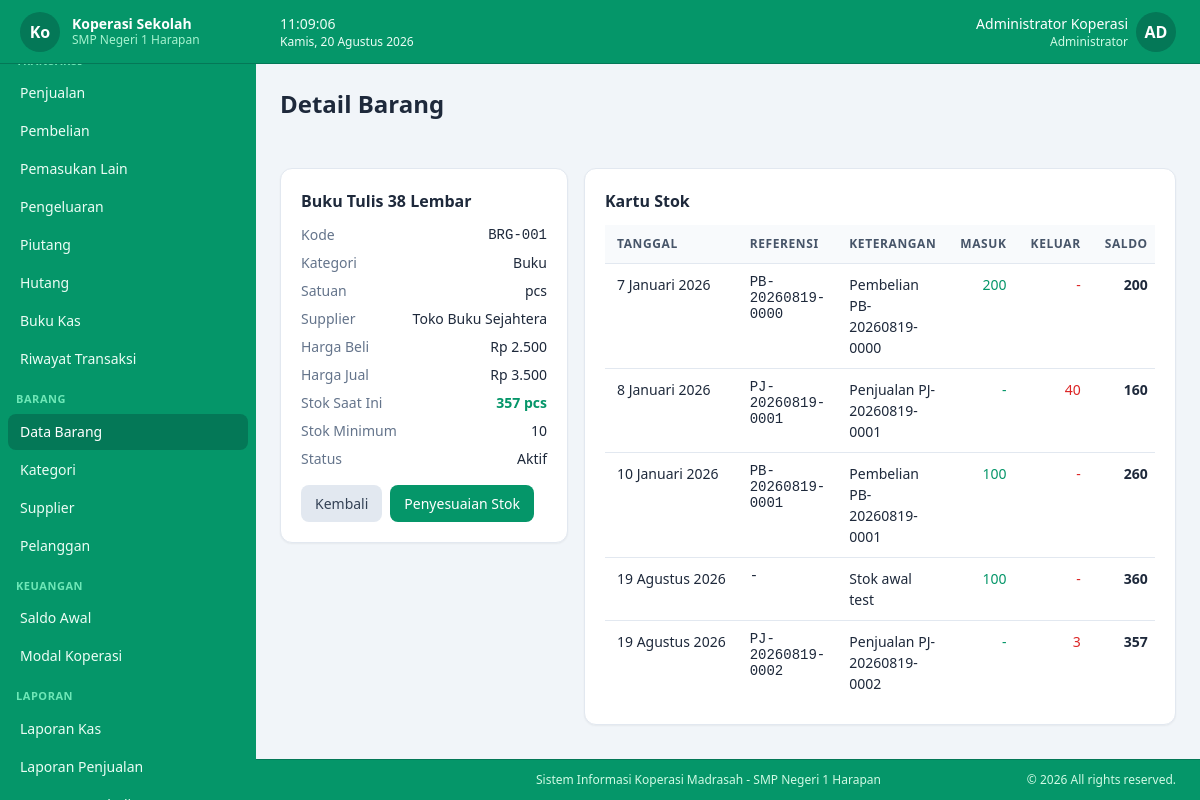
/master/barang/show/1 (signed in), run on the app's committed database.
### tables this page shows
CREATE TABLE koperasi_profile (
  id             TINYINT UNSIGNED NOT NULL DEFAULT 1,
  nama_koperasi  VARCHAR(100)     NOT NULL DEFAULT '',
  nama_sekolah   VARCHAR(150)     NOT NULL DEFAULT '',
  alamat         TEXT             NULL,
  telepon        VARCHAR(30)      NULL,
  email          VARCHAR(100)     NULL,
  logo           VARCHAR(255)     NULL,
  nama_ketua     VARCHAR(100)     NULL,
  nama_bendahara VARCHAR(100)     NULL,
  created_at     TIMESTAMP        NOT NULL DEFAULT CURRENT_TIMESTAMP,
  updated_at     TIMESTAMP        NOT NULL DEFAULT CURRENT_TIMESTAMP ON UPDATE CURRENT_TIMESTAMP,
  PRIMARY KEY (id)
);

CREATE TABLE users (
  id                   BIGINT UNSIGNED NOT NULL AUTO_INCREMENT,
  role_id              TINYINT UNSIGNED NOT NULL,
  username             VARCHAR(50)      NOT NULL UNIQUE,
  name                 VARCHAR(100)     NOT NULL,
  password_hash        VARCHAR(255)     NOT NULL,
  must_change_password TINYINT(1)       NOT NULL DEFAULT 0,
  is_active            TINYINT(1)       NOT NULL DEFAULT 1,
  created_at           TIMESTAMP        NOT NULL DEFAULT CURRENT_TIMESTAMP,
  updated_at           TIMESTAMP        NOT NULL DEFAULT CURRENT_TIMESTAMP ON UPDATE CURRENT_TIMESTAMP,
  PRIMARY KEY (id),
  CONSTRAINT fk_users_role FOREIGN KEY (role_id) REFERENCES roles(id) ON UPDATE CASCADE
);

CREATE TABLE roles (
  id            TINYINT UNSIGNED NOT NULL AUTO_INCREMENT,
  name          VARCHAR(50)      NOT NULL UNIQUE,
  description   VARCHAR(255)     NULL,
  created_at    TIMESTAMP        NOT NULL DEFAULT CURRENT_TIMESTAMP,
  updated_at    TIMESTAMP        NOT NULL DEFAULT CURRENT_TIMESTAMP ON UPDATE CURRENT_TIMESTAMP,
  PRIMARY KEY (id)
);

CREATE TABLE products (
  id            BIGINT UNSIGNED  NOT NULL AUTO_INCREMENT,
  kode          VARCHAR(30)      NOT NULL UNIQUE,
  barcode       VARCHAR(50)      NULL,
  name          VARCHAR(150)     NOT NULL,
  category_id   BIGINT UNSIGNED  NULL,
  satuan        VARCHAR(20)      NOT NULL DEFAULT 'pcs',
  harga_beli    DECIMAL(15,2)    NOT NULL DEFAULT 0,
  harga_jual    DECIMAL(15,2)    NOT NULL DEFAULT 0,
  stock         DECIMAL(12,2)    NOT NULL DEFAULT 0,
  stock_minimum DECIMAL(12,2)    NOT NULL DEFAULT 0,
  supplier_id   BIGINT UNSIGNED  NULL,
  is_active     TINYINT(1)       NOT NULL DEFAULT 1,
  created_at    TIMESTAMP        NOT NULL DEFAULT CURRENT_TIMESTAMP,
  updated_at    TIMESTAMP        NOT NULL DEFAULT CURRENT_TIMESTAMP ON UPDATE CURRENT_TIMESTAMP,
  PRIMARY KEY (id),
  KEY idx_products_name (name),
  KEY idx_products_category (category_id),
  KEY idx_products_supplier (supplier_id),
  CONSTRAINT fk_products_category FOREIGN KEY (category_id) REFERENCES categories(id) ON DELETE SET NULL ON UPDATE CASCADE,
  CONSTRAINT fk_products_supplier FOREIGN KEY (supplier_id) REFERENCES suppliers(id) ON DELETE SET NULL ON UPDATE CASCADE
);

CREATE TABLE categories (
  id         BIGINT UNSIGNED NOT NULL AUTO_INCREMENT,
  name       VARCHAR(100)    NOT NULL,
  type       ENUM('barang','pemasukan','pengeluaran') NOT NULL,
  created_at TIMESTAMP       NOT NULL DEFAULT CURRENT_TIMESTAMP,
  updated_at TIMESTAMP       NOT NULL DEFAULT CURRENT_TIMESTAMP ON UPDATE CURRENT_TIMESTAMP,
  PRIMARY KEY (id),
  UNIQUE KEY uq_category (type, name),
  KEY idx_categories_type (type)
);

CREATE TABLE suppliers (
  id         BIGINT UNSIGNED NOT NULL AUTO_INCREMENT,
  name       VARCHAR(150)    NOT NULL,
  phone      VARCHAR(30)     NULL,
  address    TEXT            NULL,
  is_active  TINYINT(1)      NOT NULL DEFAULT 1,
  created_at TIMESTAMP       NOT NULL DEFAULT CURRENT_TIMESTAMP,
  updated_at TIMESTAMP       NOT NULL DEFAULT CURRENT_TIMESTAMP ON UPDATE CURRENT_TIMESTAMP,
  PRIMARY KEY (id),
  KEY idx_suppliers_name (name)
);

CREATE TABLE stock_movements (
  id           BIGINT UNSIGNED NOT NULL AUTO_INCREMENT,
  product_id   BIGINT UNSIGNED NOT NULL,
  tahun_ajaran VARCHAR(9)      NOT NULL,
  tanggal      DATE            NOT NULL,
  no_referensi VARCHAR(30)     NULL,
  type         ENUM('masuk','keluar','penyesuaian') NOT NULL,
  qty          DECIMAL(12,2)   NOT NULL DEFAULT 0,
  keterangan   VARCHAR(255)    NULL,
  status       ENUM('AKTIF','DIBATALKAN') NOT NULL DEFAULT 'AKTIF',
  user_id      BIGINT UNSIGNED NULL,
  created_at   TIMESTAMP       NOT NULL DEFAULT CURRENT_TIMESTAMP,
  updated_at   TIMESTAMP       NOT NULL DEFAULT CURRENT_TIMESTAMP ON UPDATE CURRENT_TIMESTAMP,
  PRIMARY KEY (id),
  KEY idx_stock_product (product_id),
  KEY idx_stock_tahun_ajaran (tahun_ajaran),
  KEY idx_stock_tanggal (tanggal),
  KEY idx_stock_status (status),
  CONSTRAINT fk_stock_product FOREIGN KEY (product_id) REFERENCES products(id) ON DELETE RESTRICT ON UPDATE CASCADE
);

### app/views/barang/detail.php (the view, shortened to what the rows shown need)
<?php $canEdit = has_role('Administrator') || has_role('Bendahara'); ?>
<div class="grid grid-cols-1 lg:grid-cols-3 gap-4">
    <div class="lg:col-span-1 space-y-4">
        <div class="bg-white rounded-xl shadow-sm border border-slate-200 p-5">
            <h2 class="font-semibold text-slate-800 mb-3"><?= e($barang['name']) ?></h2>
            <dl class="text-sm space-y-2">
                <div class="flex justify-between"><dt class="text-slate-500">Kode</dt><dd class="font-mono"><?= e($barang['kode']) ?></dd></div>
                <div class="flex justify-between"><dt class="text-slate-500">Kategori</dt><dd><?= e($barang['kategori'] ?? '-') ?></dd></div>
                <div class="flex justify-between"><dt class="text-slate-500">Satuan</dt><dd><?= e($barang['satuan']) ?></dd></div>
                <div class="flex justify-between"><dt class="text-slate-500">Supplier</dt><dd><?= e($barang['supplier_name'] ?? '-') ?></dd></div>
                <div class="flex justify-between"><dt class="text-slate-500">Harga Beli</dt><dd><?= rupiah($barang['harga_beli']) ?></dd></div>
                <div class="flex justify-between"><dt class="text-slate-500">Harga Jual</dt><dd><?= rupiah($barang['harga_jual']) ?></dd></div>
                <div class="flex justify-between"><dt class="text-slate-500">Stok Saat Ini</dt><dd class="font-bold <?= (float)$barang['stock'] <= (float)$barang['stock_minimum'] ? 'text-red-600' : 'text-emerald-600' ?>"><?= angka($barang['stock']) ?> <?= e($barang['satuan']) ?></dd></div>
                <div class="flex justify-between"><dt class="text-slate-500">Stok Minimum</dt><dd><?= angka($barang['stock_minimum']) ?></dd></div>
                <div class="flex justify-between"><dt class="text-slate-500">Status</dt><dd><?= (int)$barang['is_active'] === 1 ? 'Aktif' : 'Nonaktif' ?></dd></div>
            </dl>
            <div class="flex gap-2 mt-4">
                <a href="<?= url('barang') ?>" class="btn btn-secondary"><?= icon('chevron-left', 'w-4 h-4') ?> Kembali</a>
                <?php if ($canEdit): ?>
                    <a href="<?= url('barang', ['action' => 'adjust', 'id' => $barang['id']]) ?>" class="btn btn-primary"><?= icon('sliders', 'w-4 h-4') ?> Penyesuaian Stok</a>
                <?php endif; ?>
            </div>
        </div>
    </div>
    <div class="lg:col-span-2">
        <div class="bg-white rounded-xl shadow-sm border border-slate-200 p-5">
            <h2 class="font-semibold text-slate-800 mb-3">Kartu Stok</h2>
            <div class="table-wrap">
                <table>
                    <thead><tr><th>Tanggal</th><th>Referensi</th><th>Keterangan</th><th class="text-right">Masuk</th><th class="text-right">Keluar</th><th class="text-right">Saldo</th></tr></thead>
                    <tbody>
                    <?php if (empty($movements)): ?>
                        <tr><td colspan="6" class="text-center text-slate-400 py-8">Belum ada mutasi stok.</td></tr>
                    <?php else: foreach ($movements as $m): ?>
                        <tr>
                            <td class="whitespace-nowrap"><?= tanggal($m['tanggal']) ?></td>
                            <td class="font-mono text-xs"><?= e($m['no_referensi'] ?? '-') ?></td>
                            <td><?= e($m['keterangan']) ?></td>
                            <td class="text-right text-emerald-600 font-medium"><?= $m['type'] === 'masuk' || ($m['type'] === 'penyesuaian' && $m['qty'] > 0) ? angka(abs($m['qty'])) : '-' ?></td>
                            <td class="text-right text-red-600 font-medium"><?= $m['type'] === 'keluar' || ($m['type'] === 'penyesuaian' && $m['qty'] < 0) ? angka(abs($m['qty'])) : '-' ?></td>
                            <td class="text-right font-bold"><?= angka($m['saldo']) ?></td>
                        </tr>
                    <?php endforeach; endif; ?>
                    </tbody>
                </table>
            </div>
        </div>
    </div>
</div>

### app/views/layouts/app.php (shortened to what the rows shown need)
<?php
$user = current_user();
$profile = koperasi_profile();
?>
<!DOCTYPE html>
<html lang="id">
<head>
<script src="<?= asset('assets/js/tailwind.min.js') ?>"></script>
<link rel="stylesheet" href="<?= asset('assets/vendor/sweetalert2/sweetalert2.min.css') ?>">
<link rel="stylesheet" href="<?= asset('assets/css/app.css') ?>">
</head>
<body class="bg-slate-100 text-slate-800 flex flex-col min-h-screen">
<div id="sidebar" class="fixed inset-y-0 left-0 z-40 w-64 bg-emerald-600 text-emerald-50 transform -translate-x-full lg:translate-x-0 transition-transform duration-200 flex flex-col">
    <div class="flex items-center gap-3 px-5 h-16 border-b border-emerald-700 shrink-0 sticky top-0 bg-emerald-600 z-10">
        <?php if (!empty($profile['logo']) && file_exists(UPLOAD_DIR . '/' . $profile['logo'])): ?>
            <img src="<?= asset('uploads/' . e($profile['logo'])) ?>" class="h-10 w-10 shrink-0 object-contain drop-shadow-[0_0_4px_rgba(255,255,255,0.8)]" alt="logo">
        <?php else: ?>
            <div class="h-10 w-10 shrink-0 rounded-full bg-emerald-700 flex items-center justify-center font-bold text-white"><?= e(mb_substr($profile['nama_koperasi'] ?? 'KS', 0, 2)) ?></div>
        <?php endif; ?>
        <div class="min-w-0">
            <div class="font-semibold text-sm leading-tight text-white truncate"><?= e($profile['nama_koperasi'] ?? APP_NAME) ?></div>
            <div class="text-xs text-emerald-200 truncate"><?= e($profile['nama_sekolah'] ?? '') ?></div>
        </div>
    </div>
</div>
<div class="lg:pl-64 flex flex-col flex-1 min-h-0">
    <header class="sticky top-0 z-20 bg-emerald-600 border-b border-emerald-700 px-4 sm:px-6 h-16 flex items-center justify-between shrink-0">
        <div class="flex items-center gap-4">
            <div class="relative" id="userMenu">
                <button type="button" id="userMenuBtn" class="flex items-center gap-2 rounded-full hover:opacity-80 transition">
                    <div class="text-right hidden sm:block">
                        <div class="text-sm font-medium text-white"><?= e($user['name']) ?></div>
                        <div class="text-xs text-emerald-100"><?= e($user['role_name']) ?></div>
                    </div>
                    <div class="h-10 w-10 rounded-full bg-emerald-700 text-white flex items-center justify-center font-bold">
                        <?= e(strtoupper(mb_substr($user['name'], 0, 2))) ?>
                    </div>
                </button>
            </div>
        </div>
    </header>
    <div class="px-4 sm:px-6 py-4 sm:py-6">
        <h1 class="text-xl sm:text-2xl font-bold text-slate-800"><?= e($pageTitle ?? 'Dashboard') ?></h1>
    </div>
    <main class="flex-1 p-4 sm:p-6 pb-12">
        <?= $content ?>
    </main>
    <footer class="bg-emerald-600 border-t border-emerald-700 lg:pl-64">
        <div class="max-w-full mx-auto px-4 sm:px-6 py-3">
            <div class="flex flex-col sm:flex-row justify-between items-center gap-2 text-xs text-emerald-100">
                <span>Sistem Informasi Koperasi Madrasah - <?= e($profile['nama_sekolah'] ?? 'Nama Sekolah') ?></span>
                <span>&copy; <?= date('Y') ?> All rights reserved.</span>
            </div>
        </div>
    </footer>
</div>
</body>
</html>

### data on the page
koperasi_profile: nama_koperasi "Ko", nama_koperasi "Koperasi Sekolah", nama_sekolah "SMP Negeri 1 Harapan"
users: name "Administrator Koperasi", role.name "Administrator", name "AD"
products: name "Buku Tulis 38 Lembar", kode "BRG-001", category.name "Buku", satuan "pcs", supplier.name "Toko Buku Sejahtera", harga_beli "Rp 2.500", harga_jual "Rp 3.500", stock "357", stock_minimum "10"
stock_movements: tanggal "7 Januari 2026", no_referensi "PB-20260819-0000", keterangan "Pembelian PB-20260819-0000", qty "200", saldo "200"
stock_movements: tanggal "8 Januari 2026", no_referensi "PJ-20260819-0001", keterangan "Penjualan PJ-20260819-0001", qty "40", saldo "160"
stock_movements: tanggal "10 Januari 2026", no_referensi "PB-20260819-0001", keterangan "Pembelian PB-20260819-0001", qty "100", saldo "260"
stock_movements: tanggal "19 Agustus 2026", no_referensi "-", keterangan "Stok awal test", qty "100", saldo "360"
stock_movements: tanggal "19 Agustus 2026", no_referensi "PJ-20260819-0002", keterangan "Penjualan PJ-20260819-0002", qty "3", saldo "357"

### other printed values
$label "Penjualan"
$label "Pembelian"
$label "Pemasukan Lain"
$label "Pengeluaran"
$label "Piutang"
$label "Hutang"
$label "Buku Kas"
$label "Riwayat Transaksi"
$group "BARANG"
$label "Data Barang"
$label "Kategori"
$label "Supplier"
$label "Pelanggan"
$group "KEUANGAN"
$label "Saldo Awal"
